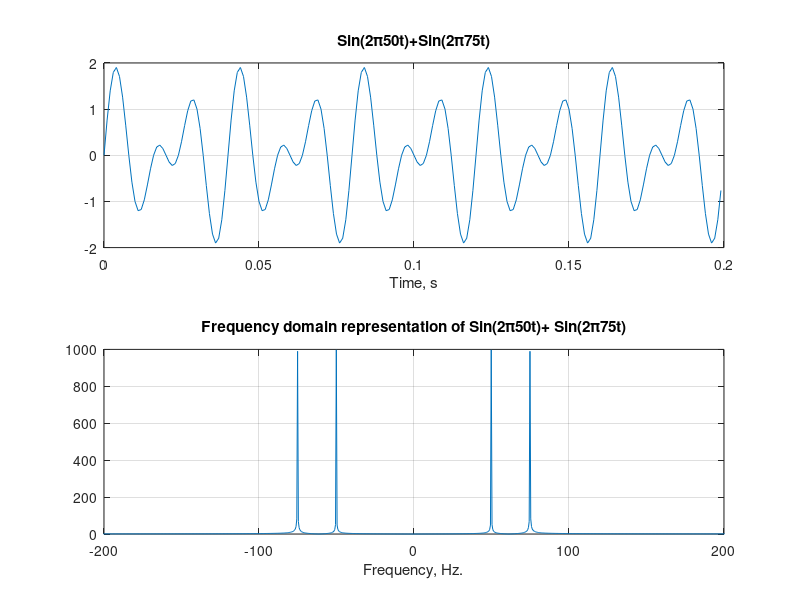

Reproduce this figure in MATLAB.
clc; clear all; close all;

% Define the value of t  (-1 to 1 with 0.001 step)
t  = -1:0.001:1;          % 2001 samples
Fs = 1/0.001;             % 1000 Hz
N  = numel(t);

% Write the given expression x in terms of t
x = sin(2*pi*50*t) + sin(2*pi*75*t);

% ---- Time domain plot ----
subplot(2,1,1);
plot(t(1001:1200), x(1001:1200));   % align indices
grid on;
title('Sin(2\pi50t)+Sin(2\pi75t)');
xlabel('Time, s');

% ---- Frequency domain ----
X  = abs(fft(x));          % FFT magnitude
X2 = fftshift(X);          % Shift zero freq to center

% Frequency axis: -499.9 : (1000/2001) : 500, trimmed to N points
f = -499.9 : (Fs/N) : 500;
f = f(1:N);

subplot(2,1,2);
plot(f, X2);               % use stem(f,X2) if you want spikes like the slide
grid on;
title('Frequency domain representation of Sin(2\pi50t)+ Sin(2\pi75t)');
xlabel('Frequency, Hz.');
xlim([-200 200]);          % optional: zoom to show ±50 and ±75 clearly

